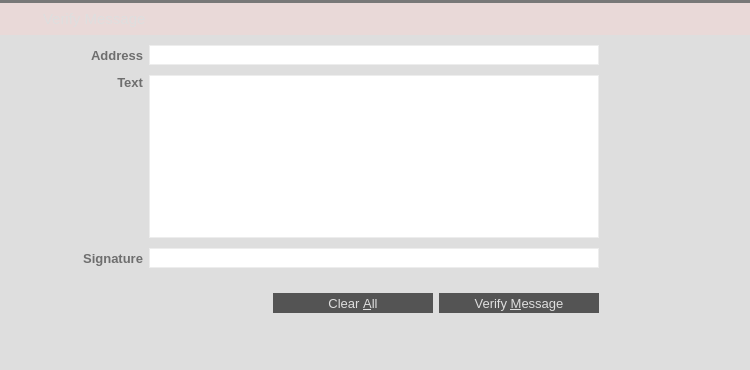
<?xml version="1.0" encoding="UTF-8"?>
<ui version="4.0">
 <class>VerifyMessagePage</class>
 <widget class="QWidget" name="VerifyMessagePage">
  <property name="geometry">
   <rect>
    <x>0</x>
    <y>0</y>
    <width>750</width>
    <height>370</height>
   </rect>
  </property>
  <property name="palette">
   <palette>
    <active>
     <colorrole role="Button">
      <brush brushstyle="SolidPattern">
       <color alpha="255">
        <red>233</red>
        <green>217</green>
        <blue>216</blue>
       </color>
      </brush>
     </colorrole>
     <colorrole role="Base">
      <brush brushstyle="SolidPattern">
       <color alpha="255">
        <red>233</red>
        <green>217</green>
        <blue>216</blue>
       </color>
      </brush>
     </colorrole>
     <colorrole role="Window">
      <brush brushstyle="SolidPattern">
       <color alpha="255">
        <red>233</red>
        <green>217</green>
        <blue>216</blue>
       </color>
      </brush>
     </colorrole>
     <colorrole role="Highlight">
      <brush brushstyle="SolidPattern">
       <color alpha="255">
        <red>235</red>
        <green>235</green>
        <blue>235</blue>
       </color>
      </brush>
     </colorrole>
     <colorrole role="HighlightedText">
      <brush brushstyle="SolidPattern">
       <color alpha="255">
        <red>171</red>
        <green>127</green>
        <blue>130</blue>
       </color>
      </brush>
     </colorrole>
    </active>
    <inactive>
     <colorrole role="Button">
      <brush brushstyle="SolidPattern">
       <color alpha="255">
        <red>233</red>
        <green>217</green>
        <blue>216</blue>
       </color>
      </brush>
     </colorrole>
     <colorrole role="Base">
      <brush brushstyle="SolidPattern">
       <color alpha="255">
        <red>233</red>
        <green>217</green>
        <blue>216</blue>
       </color>
      </brush>
     </colorrole>
     <colorrole role="Window">
      <brush brushstyle="SolidPattern">
       <color alpha="255">
        <red>233</red>
        <green>217</green>
        <blue>216</blue>
       </color>
      </brush>
     </colorrole>
     <colorrole role="Highlight">
      <brush brushstyle="SolidPattern">
       <color alpha="255">
        <red>235</red>
        <green>235</green>
        <blue>235</blue>
       </color>
      </brush>
     </colorrole>
     <colorrole role="HighlightedText">
      <brush brushstyle="SolidPattern">
       <color alpha="255">
        <red>171</red>
        <green>127</green>
        <blue>130</blue>
       </color>
      </brush>
     </colorrole>
    </inactive>
    <disabled>
     <colorrole role="Button">
      <brush brushstyle="SolidPattern">
       <color alpha="255">
        <red>233</red>
        <green>217</green>
        <blue>216</blue>
       </color>
      </brush>
     </colorrole>
     <colorrole role="Base">
      <brush brushstyle="SolidPattern">
       <color alpha="255">
        <red>233</red>
        <green>217</green>
        <blue>216</blue>
       </color>
      </brush>
     </colorrole>
     <colorrole role="Window">
      <brush brushstyle="SolidPattern">
       <color alpha="255">
        <red>233</red>
        <green>217</green>
        <blue>216</blue>
       </color>
      </brush>
     </colorrole>
     <colorrole role="Highlight">
      <brush brushstyle="SolidPattern">
       <color alpha="255">
        <red>240</red>
        <green>240</green>
        <blue>240</blue>
       </color>
      </brush>
     </colorrole>
     <colorrole role="HighlightedText">
      <brush brushstyle="SolidPattern">
       <color alpha="255">
        <red>171</red>
        <green>127</green>
        <blue>130</blue>
       </color>
      </brush>
     </colorrole>
    </disabled>
   </palette>
  </property>
  <property name="windowTitle">
   <string>Form</string>
  </property>
  <property name="styleSheet">
   <string notr="true">QLineEdit {
	border: 1px solid #ededed;
}
</string>
  </property>
  <layout class="QVBoxLayout" name="verticalLayout_3">
   <property name="spacing">
    <number>0</number>
   </property>
   <property name="margin">
    <number>0</number>
   </property>
   <item>
    <widget class="Line" name="lineBeforeAddressBook_3">
     <property name="styleSheet">
      <string notr="true">background-color: #787878;</string>
     </property>
     <property name="frameShadow">
      <enum>QFrame::Raised</enum>
     </property>
     <property name="lineWidth">
      <number>0</number>
     </property>
     <property name="orientation">
      <enum>Qt::Horizontal</enum>
     </property>
    </widget>
   </item>
   <item>
    <widget class="QWidget" name="wHeader" native="true">
     <property name="minimumSize">
      <size>
       <width>0</width>
       <height>32</height>
      </size>
     </property>
     <property name="maximumSize">
      <size>
       <width>16777215</width>
       <height>32</height>
      </size>
     </property>
     <property name="is_header" stdset="0">
      <bool>true</bool>
     </property>
     <layout class="QHBoxLayout" name="horizontalLayout_20">
      <property name="margin">
       <number>0</number>
      </property>
      <item>
       <spacer name="horizontalSpacer_28">
        <property name="orientation">
         <enum>Qt::Horizontal</enum>
        </property>
        <property name="sizeType">
         <enum>QSizePolicy::Fixed</enum>
        </property>
        <property name="sizeHint" stdset="0">
         <size>
          <width>7</width>
          <height>20</height>
         </size>
        </property>
       </spacer>
      </item>
      <item>
       <widget class="QLabel" name="label_37">
        <property name="sizePolicy">
         <sizepolicy hsizetype="Preferred" vsizetype="Preferred">
          <horstretch>0</horstretch>
          <verstretch>0</verstretch>
         </sizepolicy>
        </property>
        <property name="minimumSize">
         <size>
          <width>30</width>
          <height>30</height>
         </size>
        </property>
        <property name="maximumSize">
         <size>
          <width>30</width>
          <height>30</height>
         </size>
        </property>
        <property name="text">
         <string/>
        </property>
        <property name="pixmap">
         <pixmap resource="../res.qrc">:/res/verify_sign.png</pixmap>
        </property>
       </widget>
      </item>
      <item>
       <widget class="QLabel" name="label_38">
        <property name="font">
         <font>
          <pointsize>11</pointsize>
          <stylestrategy>PreferAntialias</stylestrategy>
         </font>
        </property>
        <property name="styleSheet">
         <string notr="true">QLabel {
	color: #DEDEDE;
}</string>
        </property>
        <property name="text">
         <string>Verify Message</string>
        </property>
       </widget>
      </item>
     </layout>
    </widget>
   </item>
   <item>
    <widget class="QWidget" name="wContainer" native="true">
     <property name="styleSheet">
      <string notr="true">#wContainer {
	background-color: #DEDEDE;
}</string>
     </property>
     <layout class="QVBoxLayout" name="verticalLayout_2">
      <property name="spacing">
       <number>0</number>
      </property>
      <property name="margin">
       <number>0</number>
      </property>
      <item>
       <layout class="QHBoxLayout" name="horizontalLayout" stretch="1,7,1">
        <property name="spacing">
         <number>0</number>
        </property>
        <item>
         <spacer name="horizontalSpacer_29">
          <property name="orientation">
           <enum>Qt::Horizontal</enum>
          </property>
          <property name="sizeHint" stdset="0">
           <size>
            <width>136</width>
            <height>216</height>
           </size>
          </property>
         </spacer>
        </item>
        <item>
         <layout class="QVBoxLayout" name="verticalLayout">
          <item>
         <layout class="QGridLayout" name="gridLayout_5">
            <property name="topMargin">
             <number>6</number>
            </property>
            <property name="bottomMargin">
             <number>3</number>
            </property>
          <property name="spacing">
           <number>6</number>
          </property>
            <item row="0" column="3">
             <widget class="QLabel" name="label">
              <property name="minimumSize">
               <size>
                <width>28</width>
                <height>0</height>
               </size>
              </property>
              <property name="font">
               <font>
                <pointsize>10</pointsize>
                <weight>75</weight>
                <bold>true</bold>
               </font>
              </property>
              <property name="text">
               <string/>
              </property>
              <property name="alignment">
               <set>Qt::AlignCenter</set>
              </property>
              <property name="wordWrap">
               <bool>false</bool>
              </property>
             </widget>
            </item>
          <item row="2" column="0">
           <widget class="QLabel" name="label_40">
            <property name="font">
             <font>
              <pointsize>10</pointsize>
              <weight>75</weight>
              <bold>true</bold>
             </font>
            </property>
            <property name="styleSheet">
             <string notr="true">QLabel {
	color: #6E6E6E;
}</string>
            </property>
            <property name="text">
             <string>Signature</string>
            </property>
            <property name="alignment">
             <set>Qt::AlignRight|Qt::AlignTrailing|Qt::AlignVCenter</set>
            </property>
            <property name="margin">
             <number>5</number>
            </property>
           </widget>
          </item>
          <item row="2" column="1">
           <widget class="QValidatedLineEdit" name="signatureIn_VM">
            <property name="minimumSize">
             <size>
              <width>0</width>
              <height>20</height>
             </size>
            </property>
            <property name="font">
             <font>
              <pointsize>10</pointsize>
             </font>
            </property>
            <property name="readOnly">
             <bool>false</bool>
            </property>
           </widget>
          </item>
          <item row="1" column="0">
           <widget class="QLabel" name="label_41">
            <property name="font">
             <font>
              <pointsize>10</pointsize>
              <weight>75</weight>
              <bold>true</bold>
             </font>
            </property>
            <property name="styleSheet">
             <string notr="true">QLabel {
	color: #6E6E6E;
}</string>
            </property>
            <property name="text">
             <string>Text</string>
            </property>
            <property name="alignment">
             <set>Qt::AlignRight|Qt::AlignTop|Qt::AlignTrailing</set>
            </property>
            <property name="margin">
             <number>5</number>
            </property>
           </widget>
          </item>
          <item row="1" column="1">
           <widget class="QPlainTextEdit" name="messageIn_VM">
            <property name="font">
             <font>
              <pointsize>10</pointsize>
             </font>
            </property>
            <property name="styleSheet">
             <string notr="true">QPlainTextEdit {
	border: 1px solid #ededed;
}</string>
            </property>
            <property name="plainText">
             <string/>
            </property>
            <property name="backgroundVisible">
             <bool>false</bool>
            </property>
           </widget>
          </item>
          <item row="0" column="0">
           <widget class="QLabel" name="label_39">
            <property name="font">
             <font>
              <pointsize>10</pointsize>
              <weight>75</weight>
              <bold>true</bold>
             </font>
            </property>
            <property name="styleSheet">
             <string notr="true">QLabel {
	color: #6E6E6E;
}</string>
            </property>
            <property name="text">
             <string>Address</string>
            </property>
            <property name="alignment">
             <set>Qt::AlignRight|Qt::AlignTrailing|Qt::AlignVCenter</set>
            </property>
            <property name="margin">
             <number>5</number>
            </property>
           </widget>
          </item>
          <item row="0" column="1">
           <widget class="QValidatedLineEdit" name="addressIn_VM">
            <property name="minimumSize">
             <size>
              <width>0</width>
              <height>20</height>
             </size>
            </property>
            <property name="font">
             <font>
              <pointsize>10</pointsize>
             </font>
            </property>
            <property name="toolTip">
             <string>The address the message was signed with (e.g. TxX4eiag9jJgTHD1VXjvLCEnZuQ3rJDE9L)</string>
            </property>
            <property name="maxLength">
             <number>34</number>
            </property>
           </widget>
          </item>
          <item row="0" column="2">
           <widget class="QPushButton" name="addressBookButton_VM">
            <property name="minimumSize">
             <size>
              <width>28</width>
              <height>28</height>
             </size>
            </property>
            <property name="maximumSize">
             <size>
              <width>28</width>
              <height>28</height>
             </size>
            </property>
            <property name="toolTip">
             <string>Choose an address from the address book</string>
            </property>
            <property name="styleSheet">
             <string notr="true">QPushButton {
	border: 0px solid gray;
	image: url(:/res/addressbook/normal.png);	
}

QPushButton:!enabled {
	image: url(:/res/addressbook/disabled.png);
}

QPushButton:pressed:flat {
	image: url(:/res/addressbook/pressed.png);
}

QPushButton:hover {
	image: url(:/res/addressbook/hover.png);
}</string>
            </property>
            <property name="shortcut">
             <string>Alt+A</string>
            </property>
            <property name="flat">
             <bool>true</bool>
            </property>
           </widget>
          </item>
            <item row="2" column="2">
             <widget class="QLabel" name="label_2">
              <property name="minimumSize">
               <size>
                <width>28</width>
                <height>28</height>
               </size>
              </property>
            <property name="font">
             <font>
              <pointsize>10</pointsize>
              <weight>75</weight>
              <bold>true</bold>
             </font>
            </property>
            <property name="text">
             <string/>
            </property>
            <property name="alignment">
             <set>Qt::AlignCenter</set>
            </property>
            <property name="wordWrap">
             <bool>false</bool>
            </property>
           </widget>
          </item>
         </layout>
        </item>
        <item>
           <widget class="QLabel" name="statusLabel_VM">
            <property name="font">
             <font>
              <pointsize>10</pointsize>
              <weight>75</weight>
              <bold>true</bold>
             </font>
            </property>
            <property name="text">
             <string/>
            </property>
            <property name="alignment">
             <set>Qt::AlignCenter</set>
            </property>
            <property name="wordWrap">
             <bool>true</bool>
            </property>
           </widget>
          </item>
          <item>
           <widget class="QWidget" name="wAcceptHolder" native="true">
            <property name="minimumSize">
             <size>
              <width>0</width>
              <height>26</height>
             </size>
            </property>
            <layout class="QHBoxLayout" name="horizontalLayout_22">
             <property name="margin">
              <number>0</number>
             </property>
             <item>
              <spacer name="horizontalSpacer_30">
               <property name="orientation">
                <enum>Qt::Horizontal</enum>
               </property>
               <property name="sizeHint" stdset="0">
                <size>
                 <width>40</width>
                 <height>20</height>
                </size>
               </property>
              </spacer>
             </item>
             <item>
              <widget class="QPushButton" name="clearButton_VM">
               <property name="minimumSize">
                <size>
                 <width>160</width>
                 <height>20</height>
                </size>
               </property>
               <property name="maximumSize">
                <size>
                 <width>160</width>
                 <height>20</height>
                </size>
               </property>
               <property name="font">
                <font>
                 <pointsize>10</pointsize>
                 <stylestrategy>PreferAntialias</stylestrategy>
                </font>
               </property>
               <property name="toolTip">
                <string>Reset all verify message fields</string>
               </property>
               <property name="styleSheet">
                <string notr="true">QPushButton {
	background-color: #545454;
	color: #DEDEDE;
	border: 0px solid gray;
	max-height: 20px;
	min-height: 20px;
	max-width: 160px;
	min-width: 160px;
}

QPushButton:hover {
	background-color: #6E6E6E;
}

QPushButton:pressed:flat {
	background-color: #424242;
}</string>
               </property>
               <property name="text">
                <string>Clear &amp;All</string>
               </property>
               <property name="flat">
                <bool>true</bool>
               </property>
              </widget>
             </item>
             <item>
              <widget class="QPushButton" name="verifyMessageButton_VM">
               <property name="font">
                <font>
                 <pointsize>10</pointsize>
                 <stylestrategy>PreferAntialias</stylestrategy>
                </font>
               </property>
               <property name="toolTip">
                <string>Verify the message to ensure it was signed with the specified Titanium address</string>
               </property>
               <property name="styleSheet">
                <string notr="true">QPushButton {
	background-color: #545454;
	color: #DEDEDE;
	border: 0px solid gray;
	max-height: 20px;
	min-height: 20px;
	max-width: 160px;
	min-width: 160px;
}

QPushButton:hover {
	background-color: #6E6E6E;
}

QPushButton:pressed:flat {
	background-color: #424242;
}</string>
               </property>
               <property name="text">
                <string>Verify &amp;Message</string>
               </property>
               <property name="flat">
                <bool>true</bool>
               </property>
              </widget>
             </item>
             <item>
              <spacer name="horizontalSpacer">
               <property name="orientation">
                <enum>Qt::Horizontal</enum>
               </property>
               <property name="sizeType">
                <enum>QSizePolicy::Fixed</enum>
               </property>
               <property name="sizeHint" stdset="0">
                <size>
                 <width>68</width>
                 <height>20</height>
                </size>
               </property>
              </spacer>
             </item>
            </layout>
           </widget>
          </item>
         </layout>
        </item>
        <item>
         <spacer name="horizontalSpacer_31">
          <property name="orientation">
           <enum>Qt::Horizontal</enum>
          </property>
          <property name="sizeHint" stdset="0">
           <size>
            <width>136</width>
            <height>20</height>
           </size>
          </property>
         </spacer>
        </item>
       </layout>
      </item>
      <item>
       <spacer name="verticalSpacer">
        <property name="orientation">
         <enum>Qt::Vertical</enum>
        </property>
        <property name="sizeHint" stdset="0">
         <size>
          <width>20</width>
          <height>82</height>
         </size>
        </property>
       </spacer>
      </item>
     </layout>
    </widget>
   </item>
  </layout>
 </widget>
 <customwidgets>
  <customwidget>
   <class>QValidatedLineEdit</class>
   <extends>QLineEdit</extends>
   <header>qvalidatedlineedit.h</header>
  </customwidget>
 </customwidgets>
 <resources>
  <include location="../res.qrc"/>
 </resources>
 <connections/>
</ui>
